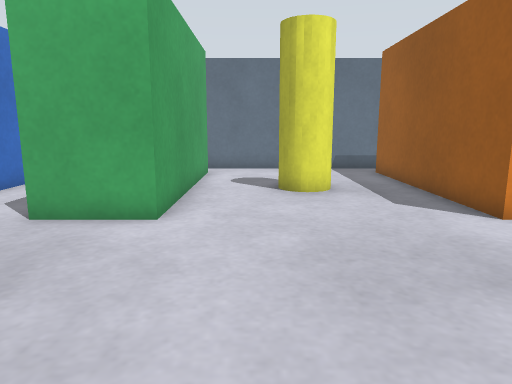
[1] (above)

19 first-person views from a walk through a world built for the Gazebo simulator. The camera is 0.46 m above the floor, tilts 10° down and sees 70° across. The floor is counted in squares, 0.25 m on a side. Each view is taken from the middle of a square. On the plan, view 1 faces up. The plan holds only what a view shows up to about 18 squares ahead; the rest is blank. The place goes on beyond the plan.

[2]
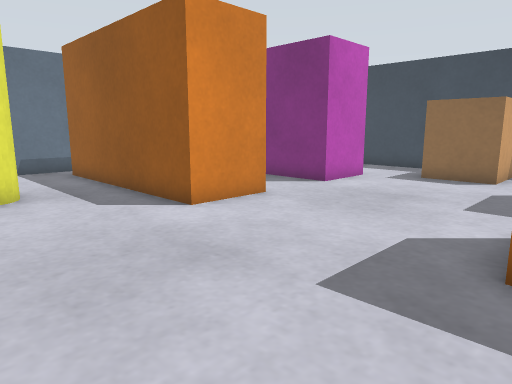

[3]
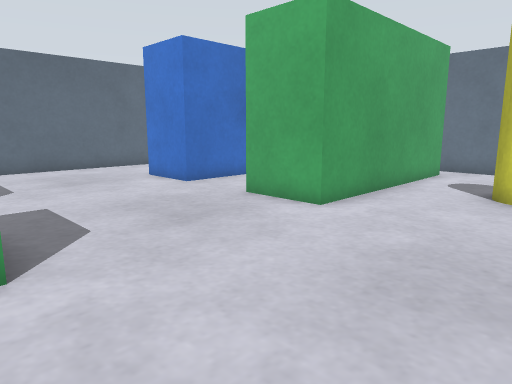

[4]
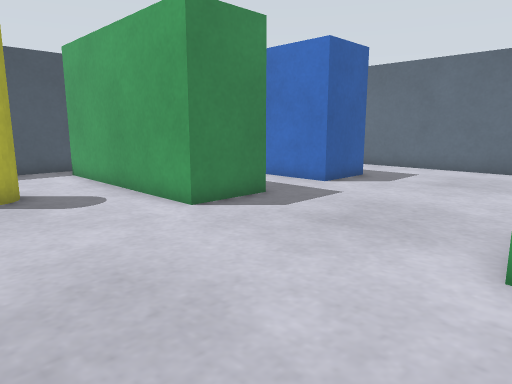

[5]
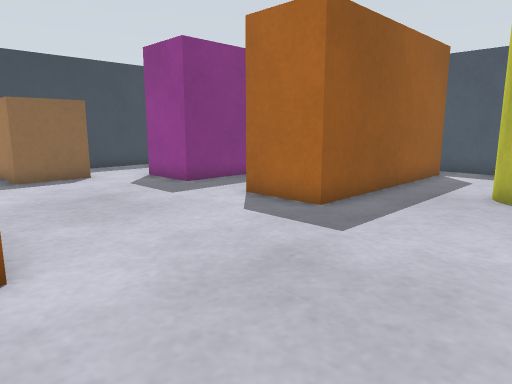

[6]
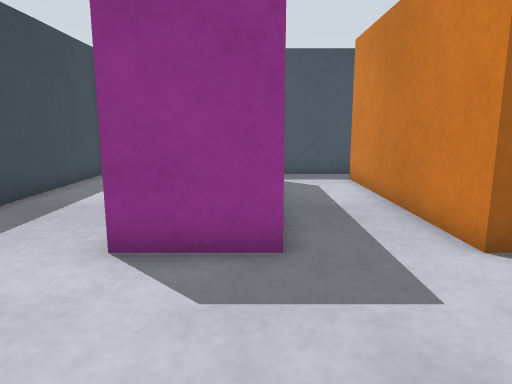

[7]
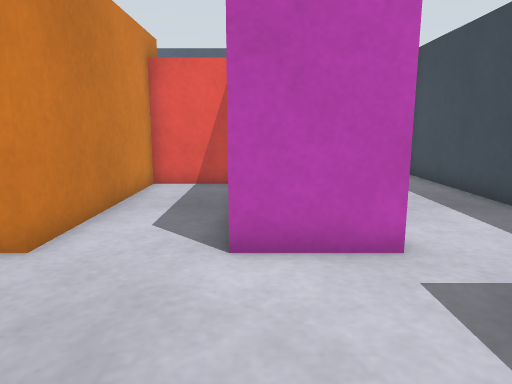

[8]
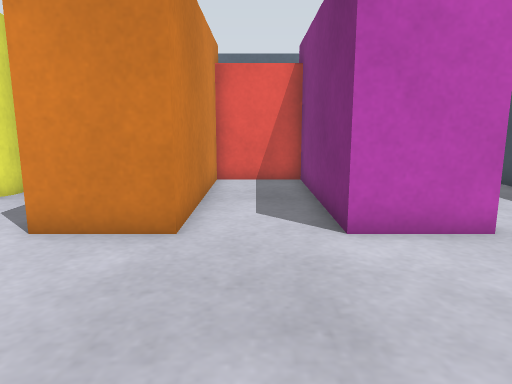

[9]
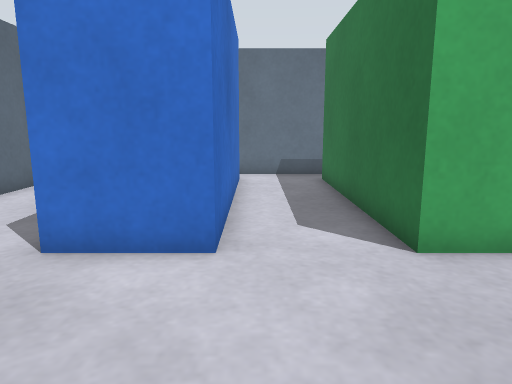

[10]
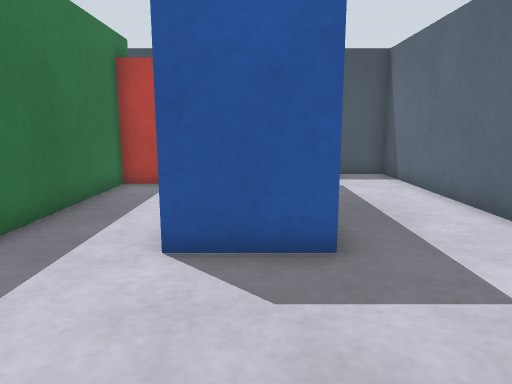

[11]
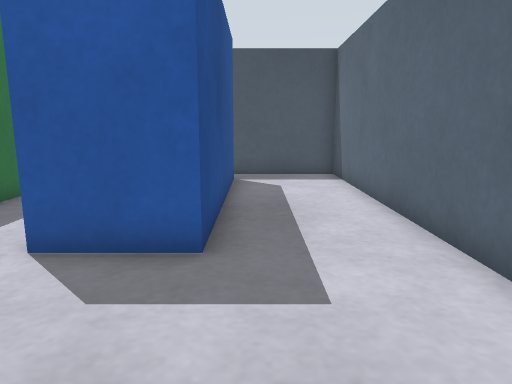

[12]
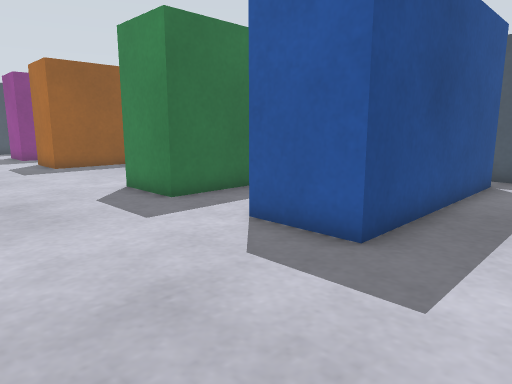

[13]
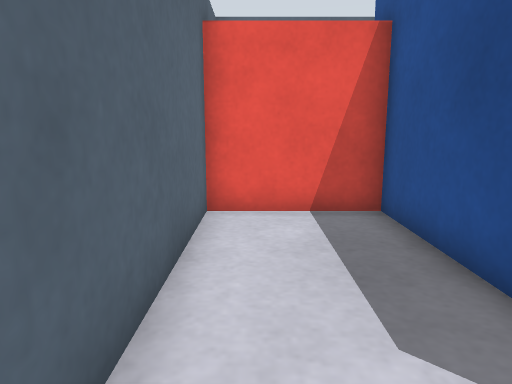

[14]
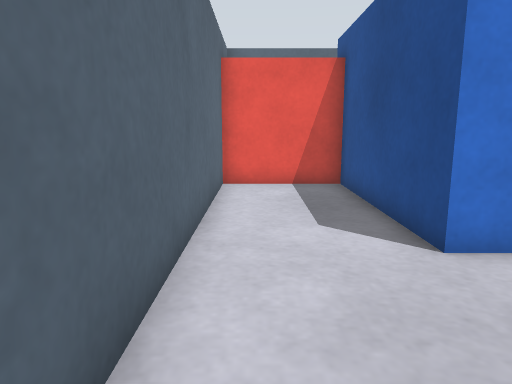

[15]
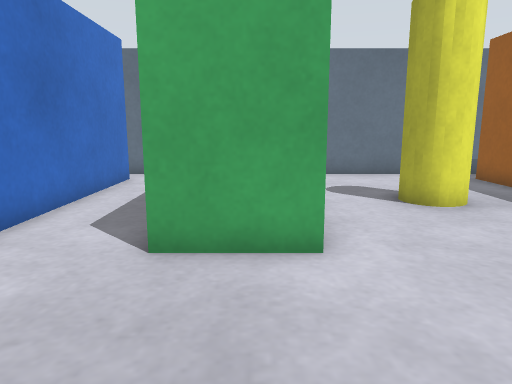

[16]
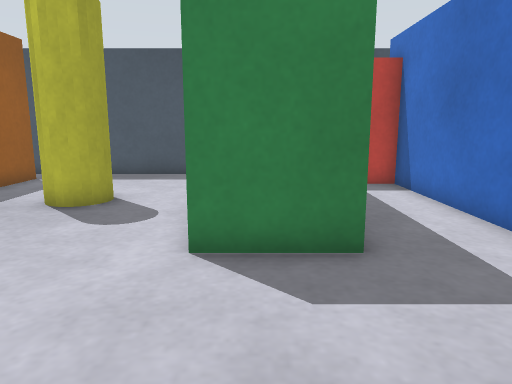

[17]
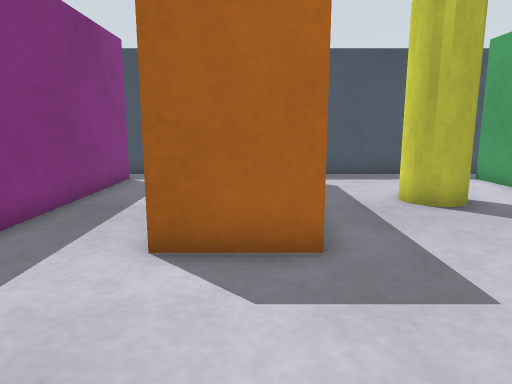

[18]
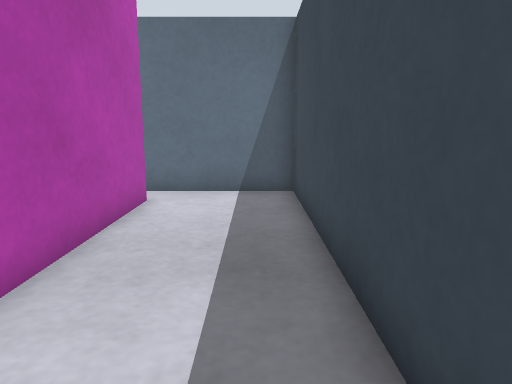

[19]
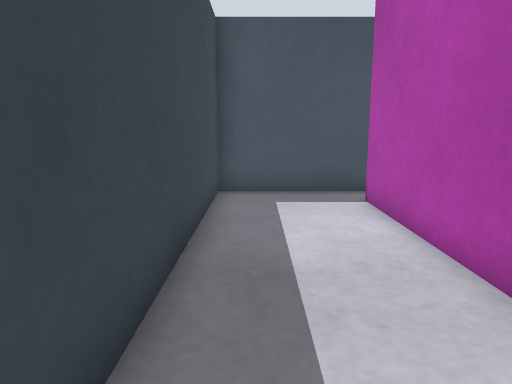

### Floor plan
Key: @ floor where view 1 was taken; # wall or solid block; . floor; B green box; R orange box; L blue box; P pillar; M magenta box; W brown box; E red box.
Columns run from 14 left of view 1 to 17 right of it. Each row starts with its distance up from view 1.
 17       ###############      #####
 16       ....  ........       ....#
 15       L...B B......R       M...#
 14 #EEEE L...B B......R  EEEE M...#
 13 #...L L...B B......R R...M M...#
 12 #...L L...B B..PP..R R...M M...#
 11 #...L L...B B..PP..R R...M M...#
 10 #...L L...B B......R R...M M...#
  9 #...L L...B B......R R...M  ...#
  8 #...L L...B B......R R...M  ...#
  7 #...LLL...BBB......RRR...MMM...#
  6 #..............................#
  5 #...........................WWW#
  4 #...........................W  #
  3 #...........................WWW#
  2 #..............................#
  1 #...LLL...BBB......RRR...MMM...#
  0 #...L L...B B.@....R R...M  ...#
 -1 #...L L...B B......R R...M  ...#
 -2 #...L L...B B......R R...M M...#
 -3 #...L L...B B..PP..R R...M M...#
 -4 #...L L...B B..PP..R R...M M...#
 -5 #...L L...B B......R R...M M...#
 -6 #...L EEEE  B......R R...M M...#
 -7 #...L       B......R R...M M...#
 -8 #....       ........ ..... ....#
 -9 #####      #####################

Where each view was taken, in squares from view 1:
view 1: 0 up, 0 right, facing up
view 2: 0 up, 0 right, facing up-right
view 3: 0 up, 3 right, facing up-left
view 4: 8 up, 3 right, facing down-left
view 5: 8 up, 0 right, facing down-right
view 6: 6 up, 11 right, facing down
view 7: 2 up, 11 right, facing up
view 8: 1 up, 9 right, facing up
view 9: 2 up, 7 left, facing up
view 10: 6 up, 9 left, facing down
view 11: 6 up, 11 left, facing down
view 12: 6 up, 13 left, facing down-right
view 13: 6 up, 13 left, facing up
view 14: 2 up, 13 left, facing up
view 15: 2 up, 3 left, facing up
view 16: 6 up, 3 left, facing down
view 17: 6 up, 6 right, facing down
view 18: 6 up, 16 right, facing up
view 19: 2 up, 16 right, facing down
